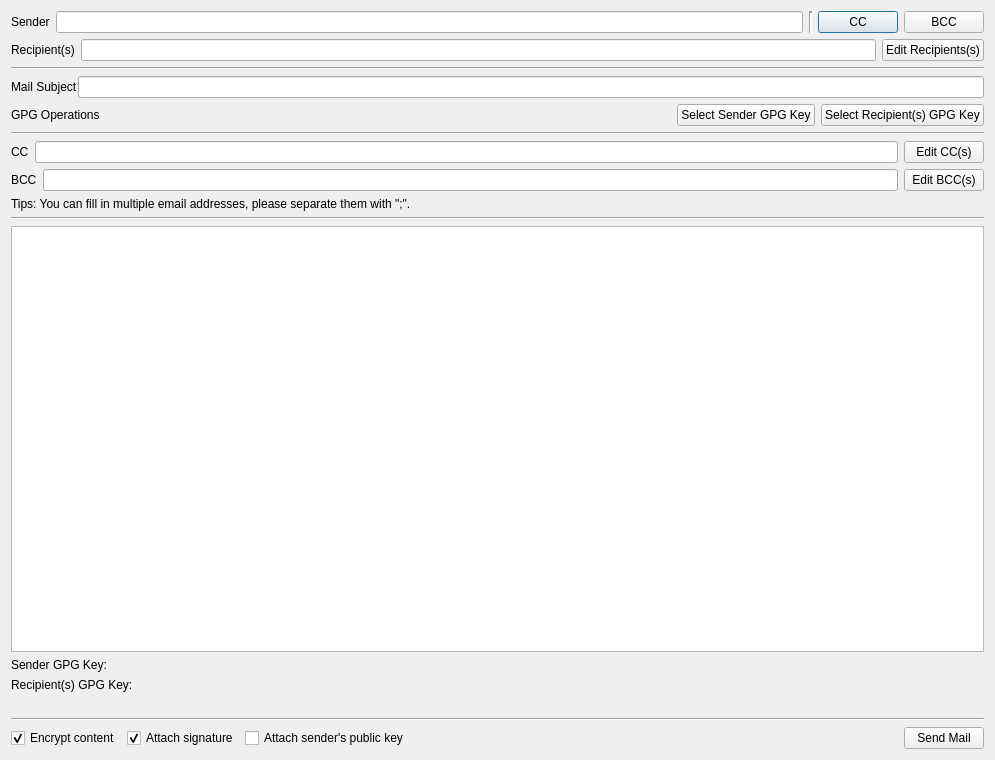
<?xml version="1.0" encoding="UTF-8"?>
<ui version="4.0">
 <class>SendMailDialog</class>
 <widget class="QDialog" name="SendMailDialog">
  <property name="geometry">
   <rect>
    <x>0</x>
    <y>0</y>
    <width>995</width>
    <height>760</height>
   </rect>
  </property>
  <property name="cursor">
   <cursorShape>ArrowCursor</cursorShape>
  </property>
  <property name="contextMenuPolicy">
   <enum>Qt::NoContextMenu</enum>
  </property>
  <property name="windowTitle">
   <string>New Message</string>
  </property>
  <property name="sizeGripEnabled">
   <bool>false</bool>
  </property>
  <property name="modal">
   <bool>false</bool>
  </property>
  <layout class="QGridLayout" name="gridLayout">
   <item row="0" column="0">
    <layout class="QVBoxLayout" name="verticalLayout">
     <item>
      <widget class="QWidget" name="horizontalWidget" native="true">
       <layout class="QHBoxLayout" name="horizontalLayout">
        <property name="spacing">
         <number>6</number>
        </property>
        <property name="leftMargin">
         <number>0</number>
        </property>
        <property name="topMargin">
         <number>0</number>
        </property>
        <property name="rightMargin">
         <number>0</number>
        </property>
        <property name="bottomMargin">
         <number>0</number>
        </property>
        <item>
         <widget class="QLabel" name="senderLabel">
          <property name="text">
           <string>Sender</string>
          </property>
          <property name="margin">
           <number>5</number>
          </property>
         </widget>
        </item>
        <item>
         <widget class="QLineEdit" name="senderEdit"/>
        </item>
        <item>
         <widget class="Line" name="line">
          <property name="toolTipDuration">
           <number>0</number>
          </property>
          <property name="autoFillBackground">
           <bool>false</bool>
          </property>
          <property name="lineWidth">
           <number>2</number>
          </property>
          <property name="orientation">
           <enum>Qt::Vertical</enum>
          </property>
         </widget>
        </item>
        <item>
         <widget class="QPushButton" name="ccButton">
          <property name="text">
           <string>CC</string>
          </property>
          <property name="checkable">
           <bool>true</bool>
          </property>
         </widget>
        </item>
        <item>
         <widget class="QPushButton" name="bccButton">
          <property name="text">
           <string>BCC</string>
          </property>
          <property name="checkable">
           <bool>true</bool>
          </property>
         </widget>
        </item>
       </layout>
      </widget>
     </item>
     <item>
      <widget class="QWidget" name="horizontalWidget_4" native="true">
       <layout class="QHBoxLayout" name="horizontalLayout_4">
        <property name="spacing">
         <number>6</number>
        </property>
        <property name="leftMargin">
         <number>0</number>
        </property>
        <property name="topMargin">
         <number>0</number>
        </property>
        <property name="rightMargin">
         <number>0</number>
        </property>
        <property name="bottomMargin">
         <number>0</number>
        </property>
        <item>
         <widget class="QLabel" name="recipientLabel">
          <property name="text">
           <string>Recipient(s)</string>
          </property>
          <property name="margin">
           <number>5</number>
          </property>
         </widget>
        </item>
        <item>
         <widget class="QLineEdit" name="recipientEdit"/>
        </item>
        <item>
         <widget class="QPushButton" name="recipientsEditButton">
          <property name="text">
           <string>Edit Recipients(s)</string>
          </property>
         </widget>
        </item>
       </layout>
      </widget>
     </item>
     <item>
      <widget class="Line" name="line_2">
       <property name="orientation">
        <enum>Qt::Horizontal</enum>
       </property>
      </widget>
     </item>
     <item>
      <widget class="QWidget" name="horizontalWidget_5" native="true">
       <layout class="QHBoxLayout" name="horizontalLayout_6">
        <property name="spacing">
         <number>0</number>
        </property>
        <property name="leftMargin">
         <number>0</number>
        </property>
        <property name="topMargin">
         <number>0</number>
        </property>
        <property name="rightMargin">
         <number>0</number>
        </property>
        <property name="bottomMargin">
         <number>0</number>
        </property>
        <item>
         <widget class="QLabel" name="subjectLabel">
          <property name="text">
           <string>Mail Subject</string>
          </property>
          <property name="margin">
           <number>5</number>
          </property>
         </widget>
        </item>
        <item>
         <widget class="QLineEdit" name="subjectEdit"/>
        </item>
       </layout>
      </widget>
     </item>
     <item>
      <widget class="QWidget" name="horizontalWidget_6" native="true">
       <layout class="QHBoxLayout" name="horizontalLayout_9">
        <property name="spacing">
         <number>6</number>
        </property>
        <property name="leftMargin">
         <number>0</number>
        </property>
        <property name="topMargin">
         <number>0</number>
        </property>
        <property name="rightMargin">
         <number>0</number>
        </property>
        <property name="bottomMargin">
         <number>0</number>
        </property>
        <item>
         <widget class="QLabel" name="gpgOperaLabel">
          <property name="text">
           <string>GPG Operations</string>
          </property>
          <property name="margin">
           <number>5</number>
          </property>
         </widget>
        </item>
        <item>
         <spacer name="horizontalSpacer_2">
          <property name="orientation">
           <enum>Qt::Horizontal</enum>
          </property>
          <property name="sizeHint" stdset="0">
           <size>
            <width>40</width>
            <height>20</height>
           </size>
          </property>
         </spacer>
        </item>
        <item>
         <widget class="QPushButton" name="senderKeySelectButton">
          <property name="text">
           <string>Select Sender GPG Key</string>
          </property>
         </widget>
        </item>
        <item>
         <widget class="QPushButton" name="recipientKeySelectButton">
          <property name="text">
           <string>Select Recipient(s) GPG Key</string>
          </property>
         </widget>
        </item>
       </layout>
      </widget>
     </item>
     <item>
      <widget class="Line" name="line_4">
       <property name="orientation">
        <enum>Qt::Horizontal</enum>
       </property>
      </widget>
     </item>
     <item>
      <widget class="QWidget" name="ccInputWidget" native="true">
       <layout class="QHBoxLayout" name="horizontalLayout_2">
        <property name="spacing">
         <number>6</number>
        </property>
        <property name="leftMargin">
         <number>0</number>
        </property>
        <property name="topMargin">
         <number>0</number>
        </property>
        <property name="rightMargin">
         <number>0</number>
        </property>
        <property name="bottomMargin">
         <number>0</number>
        </property>
        <item>
         <widget class="QLabel" name="ccLabel">
          <property name="text">
           <string>CC</string>
          </property>
          <property name="margin">
           <number>5</number>
          </property>
         </widget>
        </item>
        <item>
         <widget class="QLineEdit" name="ccEdit"/>
        </item>
        <item>
         <widget class="QPushButton" name="ccEditButton">
          <property name="text">
           <string>Edit CC(s)</string>
          </property>
         </widget>
        </item>
       </layout>
      </widget>
     </item>
     <item>
      <widget class="QWidget" name="bccInputWidget" native="true">
       <layout class="QHBoxLayout" name="horizontalLayout_3">
        <property name="spacing">
         <number>6</number>
        </property>
        <property name="leftMargin">
         <number>0</number>
        </property>
        <property name="topMargin">
         <number>0</number>
        </property>
        <property name="rightMargin">
         <number>0</number>
        </property>
        <property name="bottomMargin">
         <number>0</number>
        </property>
        <item>
         <widget class="QLabel" name="bccLabel">
          <property name="text">
           <string>BCC</string>
          </property>
          <property name="margin">
           <number>5</number>
          </property>
         </widget>
        </item>
        <item>
         <widget class="QLineEdit" name="bccEdit"/>
        </item>
        <item>
         <widget class="QPushButton" name="bccEditButton">
          <property name="text">
           <string>Edit BCC(s)</string>
          </property>
         </widget>
        </item>
       </layout>
      </widget>
     </item>
     <item>
      <widget class="QLabel" name="tipsLabel">
       <property name="text">
        <string>Tips: You can fill in multiple email addresses, please separate them with &quot;;&quot;.</string>
       </property>
      </widget>
     </item>
     <item>
      <widget class="Line" name="line_3">
       <property name="orientation">
        <enum>Qt::Horizontal</enum>
       </property>
      </widget>
     </item>
     <item>
      <widget class="QTextEdit" name="textEdit"/>
     </item>
     <item>
      <layout class="QHBoxLayout" name="horizontalLayout_5">
       <item alignment="Qt::AlignLeft|Qt::AlignVCenter">
        <widget class="QLabel" name="senderKeyLabel">
         <property name="text">
          <string>Sender GPG Key:</string>
         </property>
        </widget>
       </item>
       <item>
        <widget class="QLabel" name="senderKeyValueLabel">
         <property name="sizePolicy">
          <sizepolicy hsizetype="Expanding" vsizetype="Preferred">
           <horstretch>0</horstretch>
           <verstretch>0</verstretch>
          </sizepolicy>
         </property>
         <property name="text">
          <string/>
         </property>
        </widget>
       </item>
      </layout>
     </item>
     <item>
      <layout class="QHBoxLayout" name="horizontalLayout_10">
       <item alignment="Qt::AlignLeft|Qt::AlignVCenter">
        <widget class="QLabel" name="recipientKeysLabel">
         <property name="text">
          <string>Recipient(s) GPG Key:</string>
         </property>
        </widget>
       </item>
       <item>
        <widget class="QLabel" name="recipientsKeyValueLabel">
         <property name="sizePolicy">
          <sizepolicy hsizetype="Expanding" vsizetype="Preferred">
           <horstretch>0</horstretch>
           <verstretch>0</verstretch>
          </sizepolicy>
         </property>
         <property name="text">
          <string/>
         </property>
         <property name="wordWrap">
          <bool>true</bool>
         </property>
        </widget>
       </item>
      </layout>
     </item>
     <item>
      <widget class="QLabel" name="errorLabel">
       <property name="text">
        <string/>
       </property>
      </widget>
     </item>
     <item>
      <widget class="Line" name="line_5">
       <property name="orientation">
        <enum>Qt::Horizontal</enum>
       </property>
      </widget>
     </item>
     <item>
      <layout class="QHBoxLayout" name="horizontalLayout_7">
       <item>
        <widget class="QCheckBox" name="contentEncryptCheckBox">
         <property name="text">
          <string>Encrypt content</string>
         </property>
         <property name="checked">
          <bool>true</bool>
         </property>
        </widget>
       </item>
       <item>
        <widget class="QCheckBox" name="attacSignatureCheckBox">
         <property name="text">
          <string>Attach signature</string>
         </property>
         <property name="checked">
          <bool>true</bool>
         </property>
        </widget>
       </item>
       <item>
        <widget class="QCheckBox" name="attachSenderPublickeyCheckBox">
         <property name="text">
          <string>Attach sender's public key</string>
         </property>
        </widget>
       </item>
       <item>
        <spacer name="horizontalSpacer">
         <property name="orientation">
          <enum>Qt::Horizontal</enum>
         </property>
         <property name="sizeHint" stdset="0">
          <size>
           <width>40</width>
           <height>20</height>
          </size>
         </property>
        </spacer>
       </item>
       <item alignment="Qt::AlignRight">
        <widget class="QPushButton" name="sendMailButton">
         <property name="text">
          <string>Send Mail</string>
         </property>
        </widget>
       </item>
      </layout>
     </item>
    </layout>
   </item>
  </layout>
 </widget>
 <resources/>
 <connections/>
</ui>
